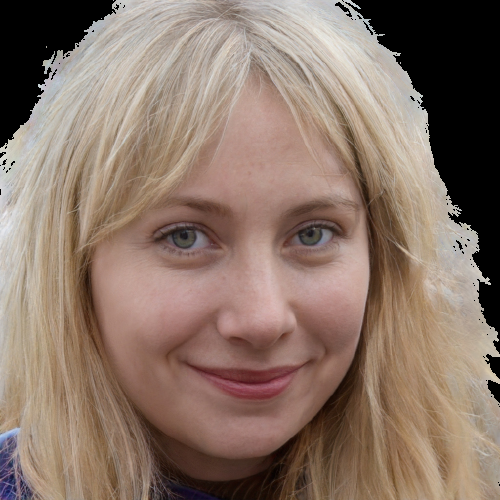
#> input picture test_data/face-2-bg-removed.png, 500 x 500 px
$ python extract_vertices.py
#> lines starting #> are read from the running program, lines starting #| are printed output that depends on the picture
import cv2
import numpy as np

x = 0
y = 0
K = 4

def onXchange(value):
    edges = cv2.Canny(img, value, 400)
    cv2.imshow("canny-edges", edges)
    global x
    x = value
    print("x: {} | y: {}".format(x, y))


def onYchange(value):
    edges = cv2.Canny(img, x, value)
    cv2.imshow("canny-edges", edges)
    global y
    y = value
    print("x: {} | y: {}".format(x, y))

def onKchange(value):
    global K
    K = value
    ret, label, center = cv2.kmeans(Z, K, None, criteria, 10, cv2.KMEANS_RANDOM_CENTERS)
    center = np.uint8(center)
    res = center[label.flatten()]
    res2 = res.reshape((img.shape))
    cv2.imshow("k-means edges", res2)

colors = []

def onChange(value):
    all_colors = np.unique(res2, axis=0, return_counts=True)
    all_colors_array = np.asarray(all_colors[0])

    for x in range(len(all_colors_array[0])):
        to_add = all_colors_array[0][x]

        color = [to_add[0], to_add[1], to_add[2]]
        if color not in colors:
            colors.append(color)


img = cv2.imread('./test_data/face-2-bg-removed.png')
#> img is the input picture: shape (500, 500, 3); mean B, G, R 104.6, 117.4, 138.5
edges = cv2.Canny(img, x, y)
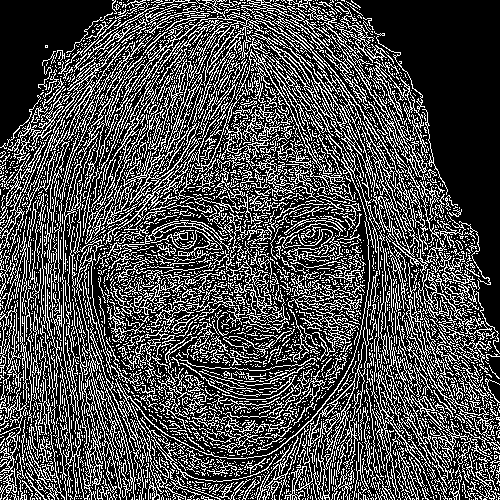
#> edges: shape (500, 500); 29.4% white in thin lines or dots

Z = img.reshape((-1, 3))
Z = np.float32(Z)

criteria = (cv2.TERM_CRITERIA_EPS + cv2.TERM_CRITERIA_MAX_ITER, 10, 1.0)
ret, label, center = cv2.kmeans(Z, K, None, criteria, 10, cv2.KMEANS_RANDOM_CENTERS)
#> ret = 191196363.3; center = [[170.1, 180.5, 193.1], [4.6, 6.29, 10.48], [120.7, 138.4, 166.4], [71.44, 86.55, 118.5]]

center = np.uint8(center)
#> center = [[170, 180, 193], [4, 6, 10], [120, 138, 166], [71, 86, 118]]
res = center[label.flatten()]
res2 = res.reshape((img.shape))
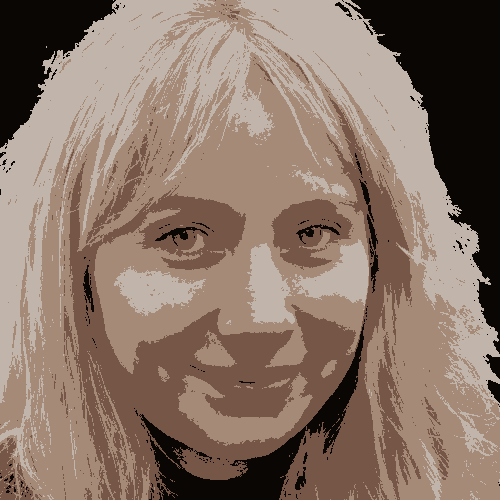
#> res2: shape (500, 500, 3); mean B, G, R 104.2, 116.9, 138.2


cv2.imshow("k-means edges", res2)
cv2.imshow("canny-edges", edges)


cv2.createTrackbar('slider-1', "canny-edges", 0, 400, onXchange)
cv2.createTrackbar('slider-2', "canny-edges", 0, 400, onYchange)

cv2.createTrackbar('k-slider', "k-means edges", 0, 10, onKchange)

cv2.createTrackbar('button slider', "k-means edges", 0, 1, onChange)


cv2.waitKey(0)
cv2.destroyAllWindows()

file = open("./output/cutter.obj", "w")
file.write("o Cutter\n")

height = 0

for i in range(len(colors)):

    indices = np.where(img == colors[i])
    coordinates = zip(indices[0], indices[1])

    unique_coordinates = list(set(list(coordinates)))

    for x in range(len(unique_coordinates)):
        file.write("v {} {} {}\n".format(unique_coordinates[x][0]/10, unique_coordinates[x][1]/10, height))

    height = height + 5
#> after the loop, height = 0


file.close()

$ run again, with test_data/face-1-bg-removed.png copied over test_data/face-2-bg-removed.png
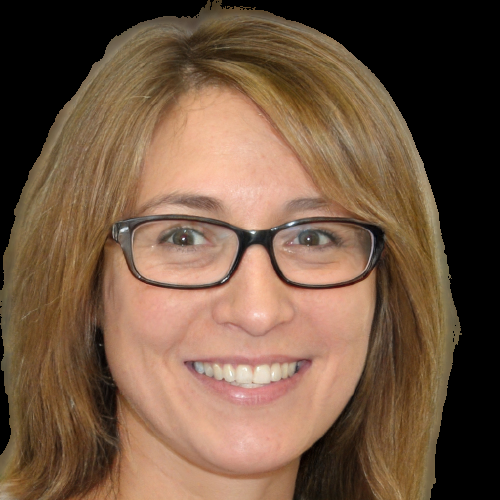
#> input picture test_data/face-1-bg-removed.png, 500 x 500 px
#> img is the input picture: shape (500, 500, 3); mean B, G, R 65.9, 86.8, 114
#> `edges = cv2.Canny(img, x, y)`:
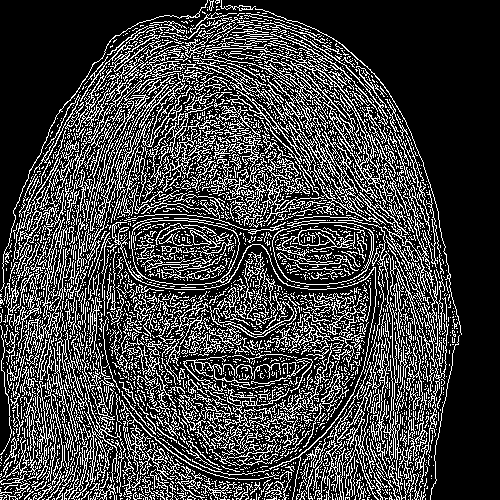
#> edges: shape (500, 500); 25.3% white in thin lines or dots
#> `ret, label, center = cv2.kmeans(Z, K, None, criteria, 10, cv2.KMEANS_R..`: ret = 161245177; center = [[136.1, 161.5, 211.6], [2.01, 2.97, 4.31], [80.15, 111.8, 143.1], [44.15, 71.4, 98.25]]
#> `center = np.uint8(center)`: center = [[136, 161, 211], [2, 2, 4], [80, 111, 143], [44, 71, 98]]
#> `res2 = res.reshape((img.shape))`:
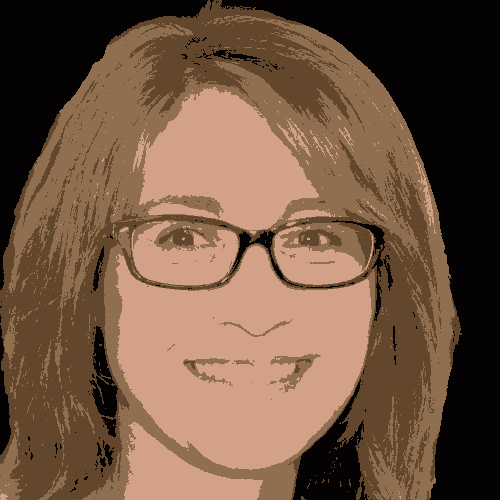
#> res2: shape (500, 500, 3); mean B, G, R 65.8, 86.1, 113.7
#> after the loop `for i in range(len(colors)):`: height = 0

$ run again, with test_data/face-1.jpg saved as test_data/face-2-bg-removed.png
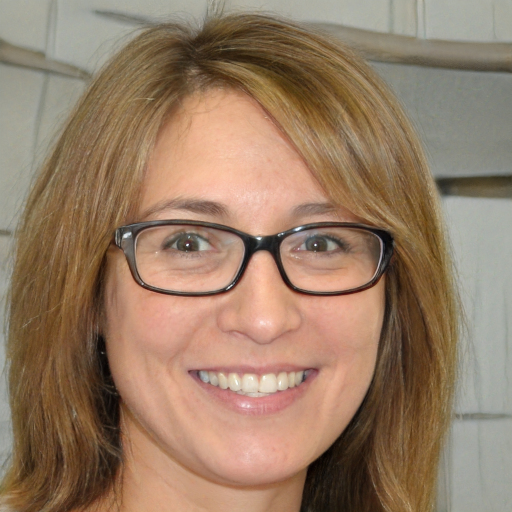
#> input picture test_data/face-1.jpg, 512 x 512 px
#> img is the input picture: shape (512, 512, 3); mean B, G, R 101.4, 124.3, 151
#> `edges = cv2.Canny(img, x, y)`:
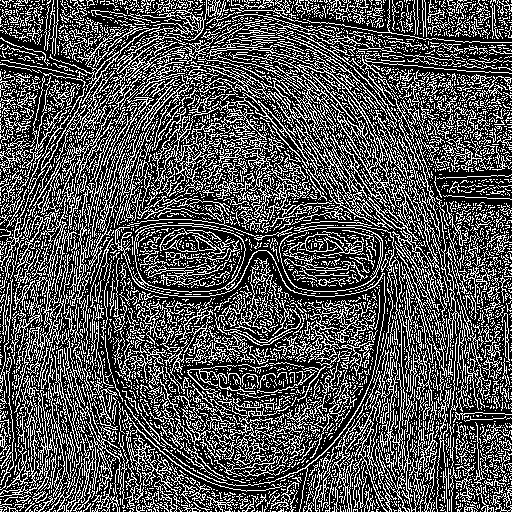
#> edges: shape (512, 512); 32.4% white in thin lines or dots
#> `ret, label, center = cv2.kmeans(Z, K, None, criteria, 10, cv2.KMEANS_R..`: ret = 232212721.3; center = [[105.3, 127.9, 149.1], [145.6, 164.9, 195.2], [28.24, 44.85, 64.74], [56.86, 89.04, 118.3]]
#> `center = np.uint8(center)`: center = [[105, 127, 149], [145, 164, 195], [28, 44, 64], [56, 89, 118]]
#> `res2 = res.reshape((img.shape))`:
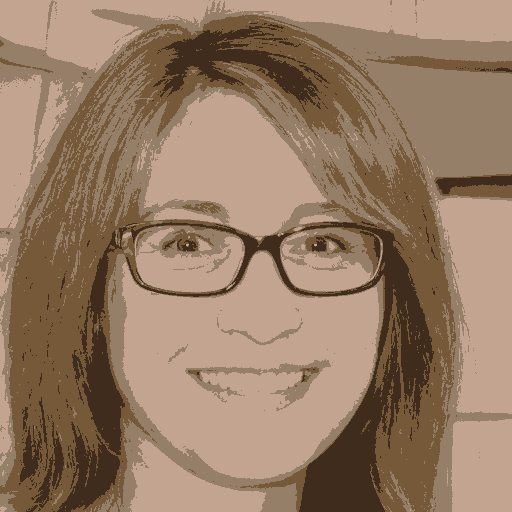
#> res2: shape (512, 512, 3); mean B, G, R 100.8, 123.6, 150.7
#> after the loop `for i in range(len(colors)):`: height = 0
